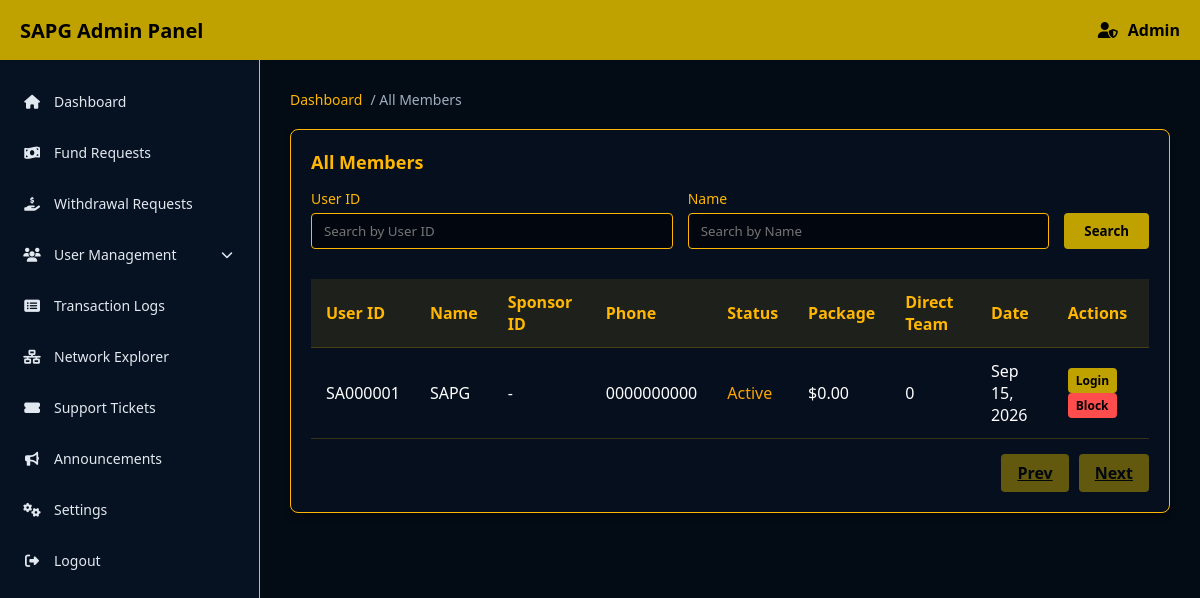
The app's page /AdminPanel/allMembers.php (signed in), older data.
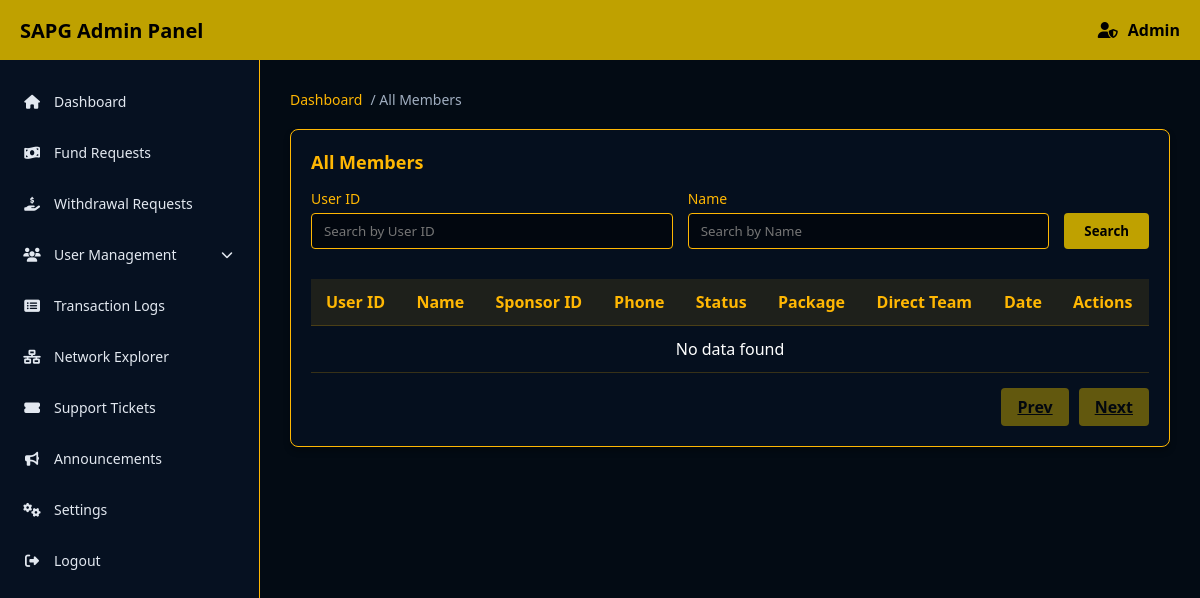
The same page, newer data.
### tables this page shows
CREATE TABLE `users` (
  `id` int(11) NOT NULL AUTO_INCREMENT,
  `user_id` varchar(8) NOT NULL COMMENT 'Alphanumeric ID: SA followed by 6 digits',
  `sponsor_id` varchar(8) DEFAULT NULL COMMENT 'References parent user_id in sponsor tree',
  `name` varchar(100) NOT NULL,
  `email` varchar(255) NOT NULL,
  `phone` varchar(20) NOT NULL,
  `password` varchar(255) NOT NULL COMMENT 'Bcrypt hashed',
  `status` enum('Active','Inactive','Blocked') DEFAULT 'Inactive' COMMENT 'Inactive = registered but no package',
  `created_at` timestamp NOT NULL DEFAULT current_timestamp(),
  `updated_at` timestamp NOT NULL DEFAULT current_timestamp() ON UPDATE current_timestamp(),
  `wallet_address` varchar(255) DEFAULT NULL,
  PRIMARY KEY (`id`),
  UNIQUE KEY `user_id` (`user_id`),
  KEY `idx_sponsor` (`sponsor_id`),
  KEY `idx_status` (`status`),
  KEY `idx_email` (`email`)
);

CREATE TABLE `user_financial_summary` (
  `user_id` varchar(8) NOT NULL,
  `my_package` decimal(10,2) DEFAULT 0.00 COMMENT 'Highest active package amount',
  `direct_team_count` int(11) DEFAULT 0 COMMENT 'Number of direct referrals',
  `total_active_team_count` int(11) DEFAULT 0 COMMENT 'All downlines with at least $11 package',
  `total_inactive_team_count` int(11) DEFAULT 0 COMMENT 'All downlines with no package',
  `strong_leg_count` int(11) DEFAULT 0 COMMENT 'Size of largest single leg',
  `other_legs_count` int(11) DEFAULT 0 COMMENT 'Sum of all other legs',
  `main_deposit_balance` decimal(15,4) DEFAULT 0.0000,
  `earnings_11_wallet` decimal(15,4) DEFAULT 0.0000,
  `earnings_30_wallet` decimal(15,4) DEFAULT 0.0000,
  `earnings_60_wallet` decimal(15,4) DEFAULT 0.0000,
  `earnings_120_wallet` decimal(15,4) DEFAULT 0.0000,
  `earnings_240_wallet` decimal(15,4) DEFAULT 0.0000,
  `earnings_480_wallet` decimal(15,4) DEFAULT 0.0000,
  `booster_10_wallet` decimal(15,4) DEFAULT 0.0000,
  `booster_20_wallet` decimal(15,4) DEFAULT 0.0000,
  `booster_40_wallet` decimal(15,4) DEFAULT 0.0000,
  `booster_80_wallet` decimal(15,4) DEFAULT 0.0000,
  `booster_160_wallet` decimal(15,4) DEFAULT 0.0000,
  `booster_320_wallet` decimal(15,4) DEFAULT 0.0000,
  `total_direct_referral_income` decimal(15,4) DEFAULT 0.0000,
  `total_team_level_income` decimal(15,4) DEFAULT 0.0000,
  `total_global_autopool_income` decimal(15,4) DEFAULT 0.0000,
  `total_booster_income` decimal(15,4) DEFAULT 0.0000,
  `total_reward_income` decimal(15,4) DEFAULT 0.0000,
  `total_withdrawal_amount` decimal(15,4) DEFAULT 0.0000,
  `net_income` decimal(15,4) DEFAULT 0.0000,
  `updated_at` timestamp NOT NULL DEFAULT current_timestamp() ON UPDATE current_timestamp(),
  `booster_wallet` decimal(15,4) DEFAULT 0.0000,
  PRIMARY KEY (`user_id`),
  CONSTRAINT `user_financial_summary_ibfk_1` FOREIGN KEY (`user_id`) REFERENCES `users` (`user_id`) ON DELETE CASCADE
);

### AdminPanel/allMembers.php (the view, shortened to what the changed rows need)
<?php
require_once '../libs/db.php';
$page = isset($_GET['page']) ? (int)$_GET['page'] : 1;
$limit = 20;
$offset = ($page - 1) * $limit;
$params = [];
$where_sql = '';
$sql = "SELECT u.*, f.my_package, f.direct_team_count FROM users u LEFT JOIN user_financial_summary f ON u.user_id = f.user_id $where_sql ORDER BY u.created_at DESC LIMIT ? OFFSET ?";
$stmt = $pdo->prepare($sql);
$execute_params = array_merge($params, [$limit, $offset]);
$stmt->execute($execute_params);
$members = $stmt->fetchAll(PDO::FETCH_ASSOC);
require_once 'includes/header.php';
?>
<div class="card">
    <div class="table-responsive">
        <table>
            <thead>
                <tr>
                    <th>User ID</th>
                    <th>Name</th>
                    <th>Sponsor ID</th>
                    <th>Phone</th>
                    <th>Status</th>
                    <th>Package</th>
                    <th>Direct Team</th>
                    <th>Date</th>
                    <th>Actions</th>
                </tr>
            </thead>
            <tbody>
                <?php if (empty($members)): ?>
                <tr>
                    <td colspan="9" style="text-align: center;">No data found</td>
                </tr>
                <?php else: ?>
                    <?php foreach ($members as $m): ?>
                    <tr>
                        <td><?php echo htmlspecialchars($m['user_id']); ?></td>
                        <td><?php echo htmlspecialchars($m['name']); ?></td>
                        <td><?php echo htmlspecialchars($m['sponsor_id'] ?? '-'); ?></td>
                        <td><?php echo htmlspecialchars($m['phone']); ?></td>
                        <td>
                            <?php
                            $color = $m['status'] === 'active' ? '#2ecc71' : ($m['status'] === 'blocked' ? '#ff4d4d' : 'orange');
                            echo "<span style='color: {$color}'>" . ucfirst($m['status']) . "</span>";
                            ?>
                        </td>
                        <td>$<?php echo number_format($m['my_package'] ?? 0, 2); ?></td>
                        <td><?php echo number_format($m['direct_team_count'] ?? 0); ?></td>
                        <td><?php echo date('M d, Y', strtotime($m['created_at'])); ?></td>
                        <td>
                            <button class="btn btn-gold" style="padding: 4px 8px; font-size: 12px;" onclick="impersonate('<?php echo $m['user_id']; ?>')">Login</button>
                            <?php if ($m['status'] !== 'blocked'): ?>
                                <button class="btn btn-gold" style="padding: 4px 8px; font-size: 12px; background: #ff4d4d;" onclick="blockUser('<?php echo $m['user_id']; ?>')">Block</button>
                            <?php else: ?>
                                <button class="btn btn-gold" style="padding: 4px 8px; font-size: 12px; background: #2ecc71;" onclick="unblockUser('<?php echo $m['user_id']; ?>')">Unblock</button>
                            <?php endif; ?>
                        </td>
                    </tr>
                    <?php endforeach; ?>
                <?php endif; ?>
            </tbody>
        </table>
    </div>
</div>
<?php require_once 'includes/footer.php'; ?>

Row changes from the older to the newer data that the page shows:
removed users: user "SA000001", name "SAPG", sponsor "-", phone "0000000000", status "Active", user.my_package "0.00", user.direct_team_count "0", created_at "Sep 15, 2026"
Text that changed along with them:
text now shown: "No data found"
